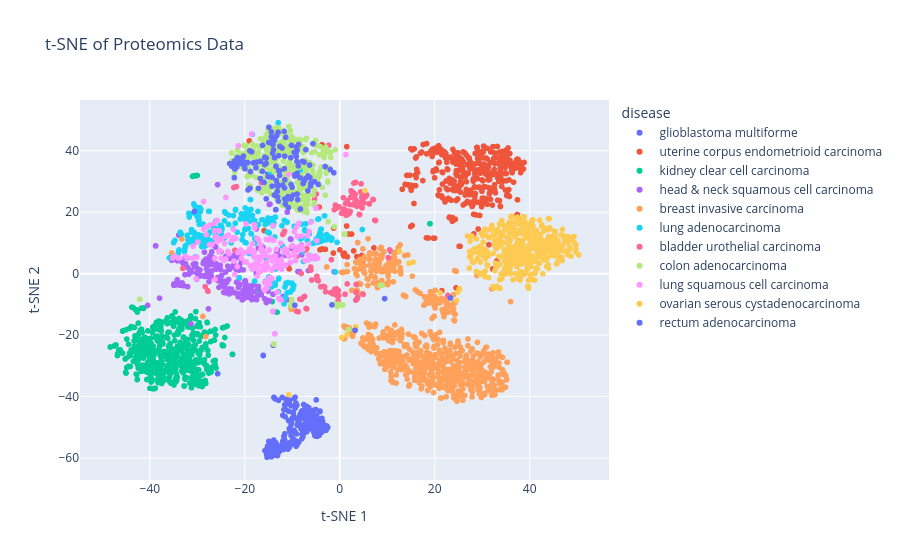

Notebook code for this chart:
### Markdown cell above
### 3.5.2. t-SNE sobre datos proteómicos

### Code cell
tsne_prot = TSNE(n_components=2, perplexity=30, max_iter=1000, random_state=123,
                 verbose=1)
tsne_prot_coords = tsne_prot.fit_transform(df_prot_valid.values)

tsne_prot_df = pd.DataFrame(
    tsne_prot_coords, columns=["tSNE1", "tSNE2"],
    index=df_prot_valid.index,
)
tsne_prot_df["disease"] = labels_proteomics.loc[tsne_prot_df.index, "primary_disease"].values

fig = px.scatter(
    tsne_prot_df, x="tSNE1", y="tSNE2", color="disease",
    title="t-SNE of Proteomics Data",
    labels={"tSNE1": "t-SNE 1", "tSNE2": "t-SNE 2"}
)
fig.show()

### Figure 1 — Plotly figure (JSON) as saved in the notebook; plotly's stock layout.template omitted (floating-point values rounded to 4 significant figures; data arrays with more than 128 entries replaced by an {"elided": "..."} marker saying what was removed)
{"data": [{"hovertemplate": "disease=glioblastoma multiforme<br>t-SNE 1=%{x}<br>t-SNE 2=%{y}<extra></extra>", "legendgroup": "glioblastoma multiforme", "marker": {"color": "#636efa", "symbol": "circle"}, "mode": "markers", "name": "glioblastoma multiforme", "showlegend": true, "type": "scattergl", "x": {"elided": "211 float values"}, "xaxis": "x", "y": {"elided": "211 float values"}, "yaxis": "y"}, {"hovertemplate": "disease=uterine corpus endometrioid carcinoma<br>t-SNE 1=%{x}<br>t-SNE 2=%{y}<extra></extra>", "legendgroup": "uterine corpus endometrioid carcinoma", "marker": {"color": "#EF553B", "symbol": "circle"}, "mode": "markers", "name": "uterine corpus endometrioid carcinoma", "showlegend": true, "type": "scattergl", "x": {"elided": "404 float values"}, "xaxis": "x", "y": {"elided": "404 float values"}, "yaxis": "y"}, {"hovertemplate": "disease=kidney clear cell carcinoma<br>t-SNE 1=%{x}<br>t-SNE 2=%{y}<extra></extra>", "legendgroup": "kidney clear cell carcinoma", "marker": {"color": "#00cc96", "symbol": "circle"}, "mode": "markers", "name": "kidney clear cell carcinoma", "showlegend": true, "type": "scattergl", "x": {"elided": "453 float values"}, "xaxis": "x", "y": {"elided": "453 float values"}, "yaxis": "y"}, {"hovertemplate": "disease=head & neck squamous cell carcinoma<br>t-SNE 1=%{x}<br>t-SNE 2=%{y}<extra></extra>", "legendgroup": "head & neck squamous cell carcinoma", "marker": {"color": "#ab63fa", "symbol": "circle"}, "mode": "markers", "name": "head & neck squamous cell carcinoma", "showlegend": true, "type": "scattergl", "x": {"elided": "212 float values"}, "xaxis": "x", "y": {"elided": "212 float values"}, "yaxis": "y"}, {"hovertemplate": "disease=breast invasive carcinoma<br>t-SNE 1=%{x}<br>t-SNE 2=%{y}<extra></extra>", "legendgroup": "breast invasive carcinoma", "marker": {"color": "#FFA15A", "symbol": "circle"}, "mode": "markers", "name": "breast invasive carcinoma", "showlegend": true, "type": "scattergl", "x": {"elided": "747 float values"}, "xaxis": "x", "y": {"elided": "747 float values"}, "yaxis": "y"}, {"hovertemplate": "disease=lung adenocarcinoma<br>t-SNE 1=%{x}<br>t-SNE 2=%{y}<extra></extra>", "legendgroup": "lung adenocarcinoma", "marker": {"color": "#19d3f3", "symbol": "circle"}, "mode": "markers", "name": "lung adenocarcinoma", "showlegend": true, "type": "scattergl", "x": {"elided": "236 float values"}, "xaxis": "x", "y": {"elided": "236 float values"}, "yaxis": "y"}, {"hovertemplate": "disease=bladder urothelial carcinoma<br>t-SNE 1=%{x}<br>t-SNE 2=%{y}<extra></extra>", "legendgroup": "bladder urothelial carcinoma", "marker": {"color": "#FF6692", "symbol": "circle"}, "mode": "markers", "name": "bladder urothelial carcinoma", "showlegend": true, "type": "scattergl", "x": [-27.76, -4.828, -5.911, 4.199, -3.52, 1.763, 3.659, 1.572, -22.12, 1.339, 4.745, 3.703, -11.64, -0.6856, -1.071, 2.758, -1.766, 3.426, -6.081, -28.35, -0.6073, -11.77, 2.104, 22.74, 3.304, 5.556, 5.334, 1.108, 1.982, 0.6447, -3.193, -7.132, 1.646, -21.75, -4.836, 7.526, 0.6054, -12.01, 2.202, -21.93, 2.265, -1.42, 4.241, -0.2161, 1.311, -0.2844, -9.085, 7.063, 0.364, 2.375, -0.9452, 3.307, 4.076, 7.457, 4.385, -7.402, -2.335, -0.3594, 7.368, -8.724, -9.157, -0.1661, -0.5864, -1.161, 6.247, 1.123, -4.021, 4.914, 3.962, 3.226, 5.676, 3.75, 10.52, -16.48, 3.372, 3.269, 3.393, 6.996, 5.12, 3.673, -1.772, -8.084, 3.77, -4.936, 4.634, -4.608, 3.439, 3.377, 4.709, -0.6993, 4.484, -8.42, 4.776, -33.07, 6.16, 2.879, 3.215, -8.854, -5.31, 4.818, -6.13, -8.122, -1.901, -0.7136, 1.557, 3.061, 2.811, -27.82, -6.201, -22.34, -0.8689, -4.674, -4.517, 5.076, 2.975, -1.424, -7.109, 10.24, 0.7583, 2.559, 2.648, -2.979, 3.508, -7.6, -4.771, 1.218, 5.614], "xaxis": "x", "y": [-5.734, -0.8211, -2.071, 19.24, -4.159, 20.35, 21.93, 23.74, 7.632, 20.14, 24.17, 22.26, 13.85, -7.022, -5.101, 26.33, 4.579, -6.075, 1.168, -4.234, 21.79, 13.27, 22.52, -7.082, 24.01, 25.28, 24.96, -6.718, 19.6, 21.03, -4.29, 7.739, 19.26, 28.31, -0.9729, 17.29, 19.72, 12.77, 20.26, 28.26, 24.81, -6.574, 23.08, -7.141, 19.01, -5.49, 5.484, 24.11, 19.63, 27.0, 22.34, 29.72, 19.26, 17.36, 26.59, -7.42, 41.81, -8.698, 17.41, -12.39, -12.18, 21.77, 21.61, 20.81, 22.7, 20.76, -4.243, -6.735, 22.99, 25.73, 25.62, -7.709, 7.743, 29.61, -8.616, 22.33, 23.42, 24.16, 26.0, -8.152, -6.109, -8.395, 23.29, 25.94, 24.9, 21.52, -3.494, 24.01, 21.4, -4.916, 29.23, -8.328, 26.26, 1.716, 22.82, 26.39, 23.52, -12.34, 24.21, 24.52, 2.163, 0.05825, -6.189, 21.3, -3.326, 29.55, 22.42, -5.562, 1.262, 28.06, 21.98, -2.21, -2.324, 23.02, 29.48, -6.318, -11.35, 5.237, 24.75, 26.35, 25.5, -5.888, -8.431, -7.598, -1.811, 22.78, 25.54], "yaxis": "y"}, {"hovertemplate": "disease=colon adenocarcinoma<br>t-SNE 1=%{x}<br>t-SNE 2=%{y}<extra></extra>", "legendgroup": "colon adenocarcinoma", "marker": {"color": "#B6E880", "symbol": "circle"}, "mode": "markers", "name": "colon adenocarcinoma", "showlegend": true, "type": "scattergl", "x": {"elided": "332 float values"}, "xaxis": "x", "y": {"elided": "332 float values"}, "yaxis": "y"}, {"hovertemplate": "disease=lung squamous cell carcinoma<br>t-SNE 1=%{x}<br>t-SNE 2=%{y}<extra></extra>", "legendgroup": "lung squamous cell carcinoma", "marker": {"color": "#FF97FF", "symbol": "circle"}, "mode": "markers", "name": "lung squamous cell carcinoma", "showlegend": true, "type": "scattergl", "x": {"elided": "195 float values"}, "xaxis": "x", "y": {"elided": "195 float values"}, "yaxis": "y"}, {"hovertemplate": "disease=ovarian serous cystadenocarcinoma<br>t-SNE 1=%{x}<br>t-SNE 2=%{y}<extra></extra>", "legendgroup": "ovarian serous cystadenocarcinoma", "marker": {"color": "#FECB52", "symbol": "circle"}, "mode": "markers", "name": "ovarian serous cystadenocarcinoma", "showlegend": true, "type": "scattergl", "x": {"elided": "409 float values"}, "xaxis": "x", "y": {"elided": "409 float values"}, "yaxis": "y"}, {"hovertemplate": "disease=rectum adenocarcinoma<br>t-SNE 1=%{x}<br>t-SNE 2=%{y}<extra></extra>", "legendgroup": "rectum adenocarcinoma", "marker": {"color": "#636efa", "symbol": "circle"}, "mode": "markers", "name": "rectum adenocarcinoma", "showlegend": true, "type": "scattergl", "x": [-12.62, -7.156, -11.61, -16.27, -8.375, -13.21, -10.26, -18.82, -8.977, -14.93, -1.654, -10.83, -18.24, -12.68, -6.357, -16.71, -9.48, -3.084, -23.2, -13.37, -12.17, -20.97, -9.484, -22.23, 3.222, -14.07, -15.1, -21.55, -8.409, -12.87, -9.464, -6.145, -19.97, -13.73, -14.4, -30.63, -15.8, -20.57, -11.55, -14.15, -9.158, -20.77, -7.86, -8.292, -11.67, -17.13, -15.82, -18.96, -15.49, -13.49, -1.253, -21.07, -8.737, -5.652, -11.04, -17.48, -7.512, -9.816, -12.03, -13.09, -11.46, -7.728, -18.92, -13.74, -9.028, -19.33, -22.77, -9.144, -11.71, -5.344, -15.96, -9.05, -13.17, -6.07, -9.606, -15.49, -6.286, -16.76, -1.988, -16.32, -12.68, -12.93, -13.46, -10.19, -14.27, -14.27, -9.171, -19.92, -19.42, -13.32, -11.58, -18.57, -14.31, -10.9, -7.132, -13.96, -6.712, -14.57, -13.06, -17.66, -10.32, -13.78, -13.82, 23.32, -8.692, -13.46, -14.96, -10.26, -12.88, -21.55, -8.866, -20.29, -10.04, -8.952, -11.62, -22.24, -22.18, -20.08, -4.541, -13.0, -7.512, -14.42, -15.52, -8.989, -21.72, -11.4, -22.13, -6.676], "xaxis": "x", "y": [41.42, 31.03, 38.25, 41.75, 31.2, 29.22, 24.34, 33.25, 40.17, 47.7, -10.18, 21.52, 36.06, 31.96, 35.36, 36.6, 31.79, 34.89, 35.84, 30.3, 40.92, 36.18, 32.18, 31.22, -18.4, 42.0, 31.58, 35.57, 31.25, 38.43, -10.25, 28.55, 34.15, 43.56, 46.14, 20.26, 37.87, 37.58, 24.31, 39.23, 39.56, 35.87, 36.55, 21.06, 34.18, 27.79, 35.54, 39.99, 37.64, 20.8, 32.84, 36.3, 35.1, 42.31, 24.36, 36.33, 30.17, 25.58, 28.83, 24.96, 22.67, 29.36, 27.79, 37.75, 36.55, 27.26, 35.02, 41.27, 46.33, 29.97, 29.71, 41.07, 26.78, 29.45, 39.44, 24.36, 31.24, 30.97, 33.89, 33.31, 33.37, 23.61, 20.86, 41.77, 31.37, 28.5, 38.22, 36.19, 36.18, 44.88, 30.57, 39.65, 43.06, 25.1, 40.35, 40.34, 26.98, 42.68, 28.4, 34.48, 37.74, 25.58, 43.42, -7.893, 42.06, 34.93, 42.75, 29.04, 33.55, 37.77, 24.12, 38.27, 28.15, 25.92, 27.92, 35.56, 36.66, 35.06, 29.05, 46.02, 36.33, 44.57, 35.91, 32.64, 34.72, 44.41, 34.09, 31.81], "yaxis": "y"}], "layout": {"legend": {"title": {"text": "disease"}, "tracegroupgap": 0}, "title": {"text": "t-SNE of Proteomics Data"}, "xaxis": {"anchor": "y", "domain": [0, 1], "title": {"text": "t-SNE 1"}}, "yaxis": {"anchor": "x", "domain": [0, 1], "title": {"text": "t-SNE 2"}}}}
